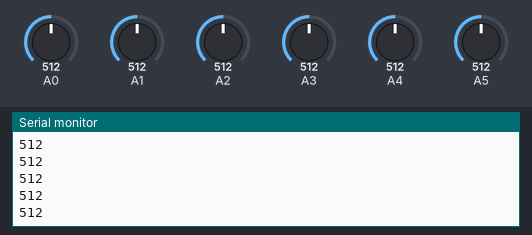
Simulated run of this sketch. Board: Arduino Uno, built with avr-gcc and run on an emulated ATmega328P. On the bench: the last lines printed to the serial monitor. The test bench sets the inputs (shaded band); at power-on: A0 = 512, A1 = 512, A2 = 512, A3 = 512, A4 = 512, A5 = 512.

Above: at 5.8 s.
5.9 s: A0 set to 716
At 8.8 s:
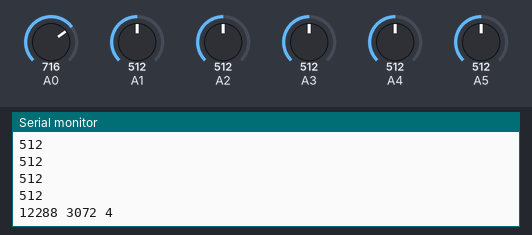
11.9 s: A1 set to 716
At 13.9 s:
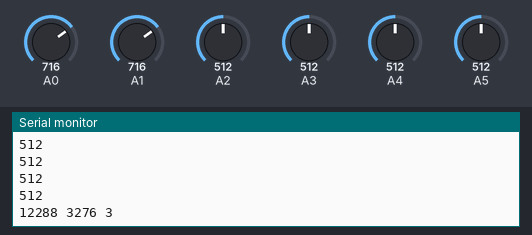
17.9 s: A2 set to 716
At 19.0 s:
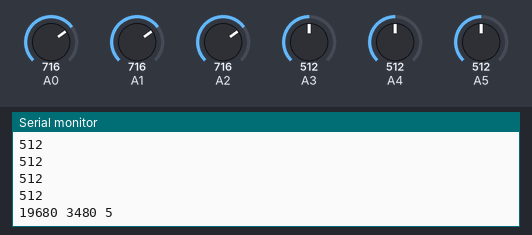
23.9 s: A3 set to 716
At 25.4 s:
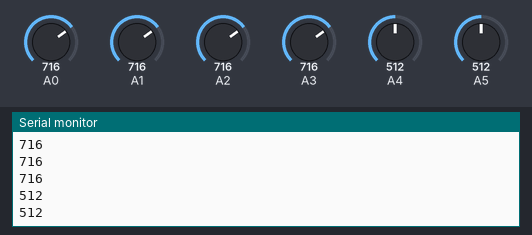
29.9 s: A4 set to 716
At 30.4 s:
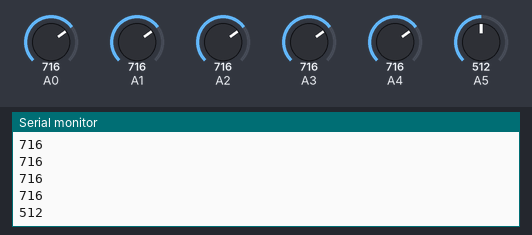
35.9 s: A5 set to 716
At 39.3 s:
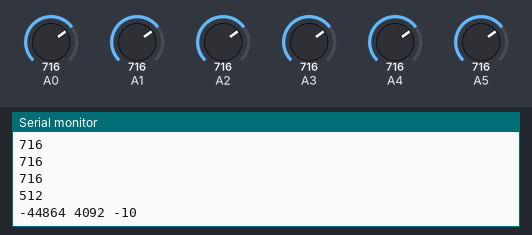
Timing chart, 0 to 40.8 s (numbered marks = the images above; inputs shaded):
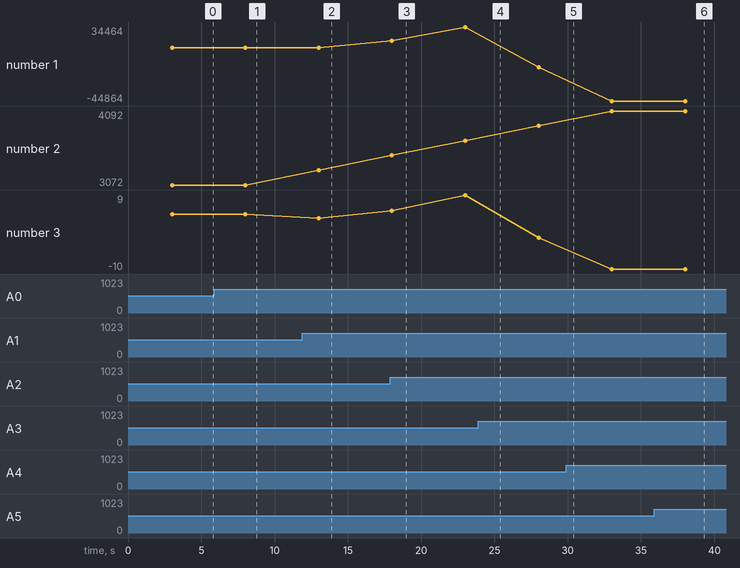

The sketch:

PID.ino
```cpp
long sensor[6]={analogRead(A0),analogRead(A1),analogRead(A2),analogRead(A3),analogRead(A4),analogRead(A5)};

long sensors_average;
int sensors_sum;
int position;


void setup() {
  // put your setup code here, to run once:
 Serial.begin(9600);
}

void loop() {

//IR Sensor monitor
int sensor[6]={analogRead(A0),analogRead(A1),analogRead(A2),analogRead(A3),analogRead(A4),analogRead(A5)};
 for(int i=0;i<6;i++){
  Serial.println(sensor[i]);
  if(i==5){
  Serial.println("");
  }
 }
 delay(3000);


sensors_average = 0;
sensors_sum = 0;

for (int i = 0; i < 6; i++)
{
 sensors_average += sensor[i] * i * 1000; //Calculating the weighted mean
 sensors_sum += int(sensor[i]);

 }

 //Calculating sum of sensor readings
position = int(sensors_average / sensors_sum);
Serial.print(sensors_average);
Serial.print(' ');
Serial.print(sensors_sum);
Serial.print(' ');
Serial.print(position);
Serial.println();
delay(2000);

}
```

Measured:
- plotted number 1: 12288 → 34464 after the input at 17.9 s, 34464 → -8896 after the input at 23.9 s, -8896 → -44864 after the input at 29.9 s
- plotted number 2: 3276 → 3684 after the input at 17.9 s, 3684 → 3888 after the input at 23.9 s, 3888 → 4092 after the input at 29.9 s
- plotted number 3: 3 → 9 after the input at 17.9 s, 9 → -2 after the input at 23.9 s, -2 → -10 after the input at 29.9 s
